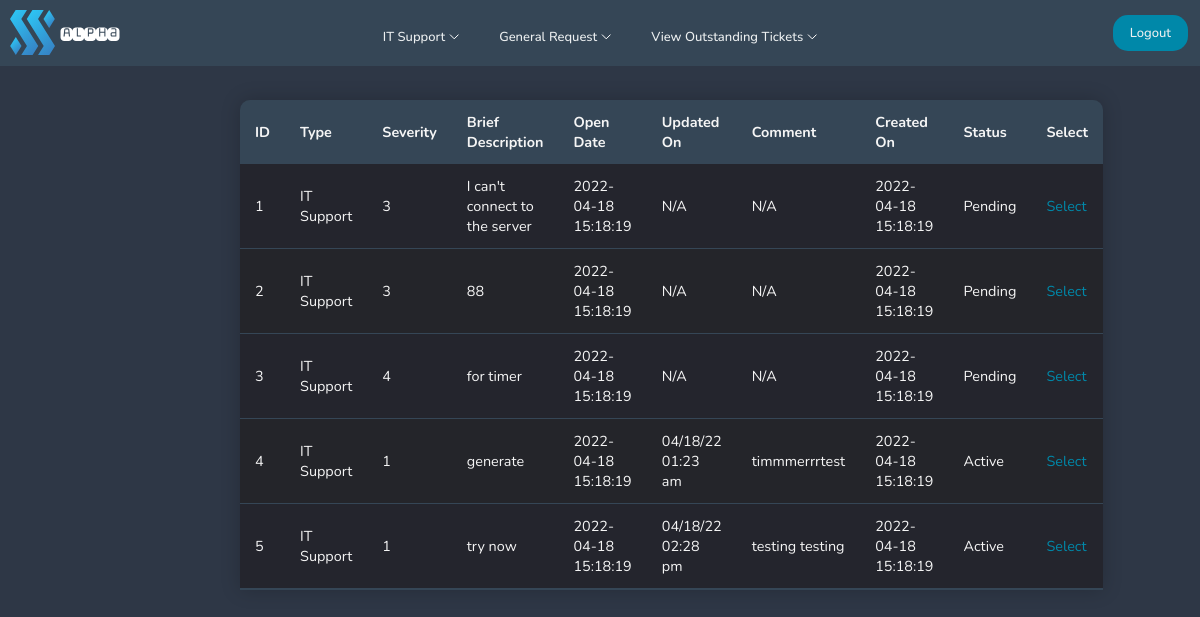
/pages/user-view-it-ticket.php (signed in), run on an earlier commit of the app's database.
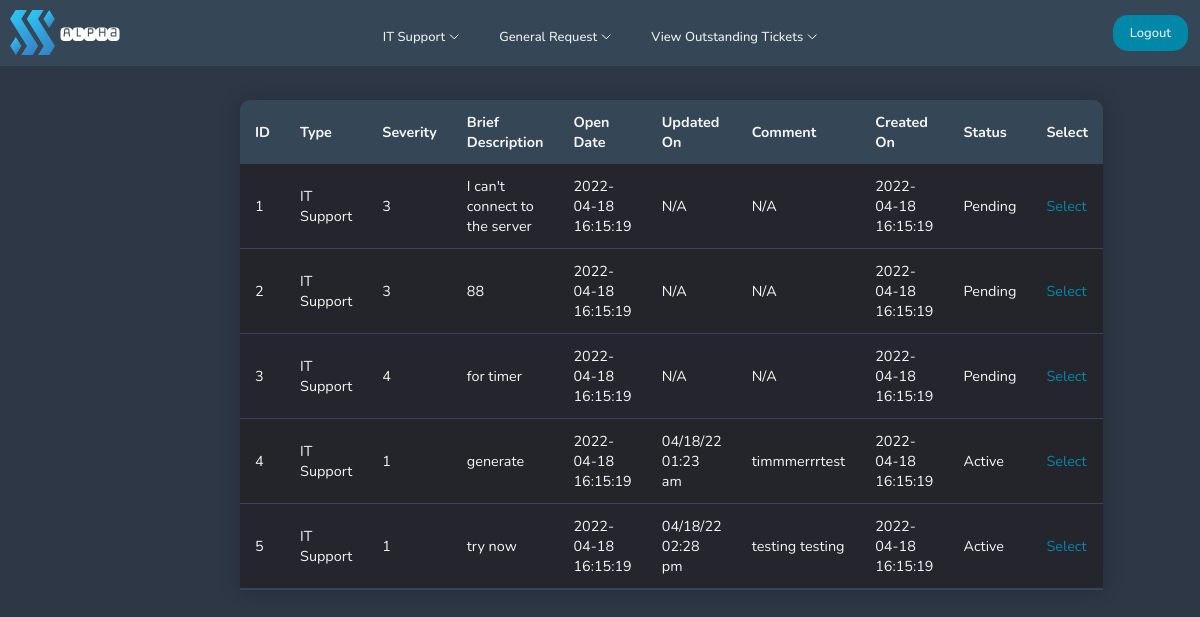
And on a later commit of the database.
### tables this page shows
CREATE TABLE "itticket" (
	"id"	INTEGER,
	"user"	INTEGER,
	"type"	TEXT,
	"severity"	TEXT,
	"brief"	INTEGER,
	"full"	TEXT,
	"createdon"	TEXT,
	"status"	TEXT,
	"comment"	TEXT,
	"updatedon"	TEXT,
	PRIMARY KEY("id"),
	FOREIGN KEY("severity") REFERENCES "itsupportservices"("id")
);

### pages/user-view-it-ticket.php (the view, shortened to what this page needs)
<!DOCTYPE html>
<html lang="en">
<head>
    <?php include'../navigation/userdashnavbar.php';
    require ('../config/dbcon.php'); ?>
    <link rel="stylesheet" href="../navigation/userdashnavbar.css">
    <link rel="stylesheet" href="../css/admintickettable.css">
    <link rel="stylesheet" href="../css/user-select-button.css">
</head>
<body bgcolor="#2E3746">
    <?php
    $user = $_SESSION['id'];
    $query = "SELECT * FROM itticket where user = $user";
    $statement = $conn->prepare($query);
    $statement->execute();
    $statement->setFetchMode(PDO::FETCH_OBJ);
    $result = $statement->fetchAll();
    ?>
    <table class="ticket-table">
        <thead>
        <tr>
            <th>ID</th>
            <th>Type</th>
            <th>Severity</th>
            <th>Brief Description</th>
            <th>Open Date</th>
            <th>Updated On</th>
            <th>Comment</th>
            <th>Created On</th>
            <th>Status</th>
            <th>Select</th>
        </tr>
        </thead>
        <?php foreach($result as $data) { ?>
            <tr>
                <td><?= $data->id; ?> </td>
                <td><?= $data->type; ?> </td>
                <td><?= $data->severity; ?> </td>
                <td><?= $data->brief; ?> </td>
                <td><?= $data->createdon ?> </td>
                <td><?= $data->updatedon; ?> </td>
                <td><?= $data->comment; ?> </td>
                <td><?= $data->createdon; ?> </td>
                <td><?= $data->status; ?> </td>
                <td>
                    <a style="text-decoration: none;" href="../pages/user-select-it-ticket.php?id=<?= $data->id; ?>" class="selectbutton">Select</a>
                </td>
            </tr>
            <?php
        }
        ?>
    </table>
</body>
</html>

### navigation/userdashnavbar.php (shortened to what this page needs)
<!DOCTYPE html>
    <head>
        <link rel="stylesheet" href="navigation/userdashnavbar.css">
    </head>
    <body>
        <header>
            <a class="logo" href="/"><img src="../images/logo.svg" width="45" height="45" alt="logo"></a>
            <a class="logo2" href="/"><img src="../images/alpha.svg" width="60" height="60" alt="logo"></a>
            <nav>
                <ul class="nav__links">
                    <li><a href="../pages/user-create-it.php">IT Support</a></li>
                    <li><a href="../pages/user-create-request.php">General Request</a></li>
                    <li><a class="viewticketbutton" href="../pages/user-ticket-type-selection.php">View Outstanding Tickets</a></li>
                </ul>
            </nav>
            <a class="cta" href="../pages/home.php">Logout</a>
        </header>
    </body>
</html>

### navigation/userdashnavbar.css (style rules this page uses)
* { box-sizing: border-box; margin: 0; padding: 0; }
header { width: 100%; top: 0; left: 0; position: fixed; z-index: 100; padding: 20px 10%; background-color: #354656 ; }
.logo { position: fixed; top: 10px; left: 10px; z-index: 9999; }
.logo2 { position: fixed; top: 4px; left: 60px; }
.nav__links a, .cta, .overlay__content a { display: flex; justify-content: center; font-family: "Nunito", sans-serif; font-size: small; font-weight: 500; color: #edf0f1; text-decoration: none; }
.nav__links a::after { content: url("../images/arrowdown.svg"); margin-left: 4px; }
.nav__links { list-style: none; display: flex; justify-content: center; padding-top: 8px; }
.nav__links li { padding: 0px 20px; }
.nav__links li a { transition: color 0.3s ease 0s; }
.cta { position: fixed; top: 15px; right: 12px; z-index: 9999; padding: 9px 17px; background-color: rgba(0, 136, 169, 1); border: none; border-radius: 15px; cursor: pointer; transition: background-color 0.3s ease 0s; }

### css/admintickettable.css (style rules this page uses)
* { box-sizing: border-box; font-family: "Nunito", sans-serif; }
.ticket-table { table-layout: fixed; margin-top: 100px; margin-left: 20%; margin-right: auto; margin-bottom: 0px; font-size: 0.9em; min-width: 70%; max-width: 70%; border-collapse: collapse; border-radius: 10px 10px 0 0; box-shadow: 0 0 20px rgba(0, 0 ,0, 0.20); overflow: hidden; }
.ticket-table thead tr { background-color: #354656; color: whitesmoke; text-align: left; font-weight: bold; }
.ticket-table th, .ticket-table td { max-width:180px; word-wrap:break-word; padding: 12px 15px; }
.ticket-table tbody tr { border-bottom: 1px solid #354656; color: whitesmoke; }
.ticket-table tbody tr:nth-of-type(even) { background-color: #24252a; }
.ticket-table tbody tr:nth-of-type(odd) { background-color: #24252d; }
.ticket-table tbody tr:last-of-type { border-bottom: 2px solid #354656; }
.ticket-table a { text-decoration : none; color: #0088a9; transition: color 0.3s ease 0s; }

### css/user-select-button.css (style rules this page uses)
.selectbutton { text-decoration : none; color: #0088a9; transition: color 0.3s ease 0s; }

What changed in the data, as far as the page shows it:
changed itticket "I can't connect to the server": createdon "2022-04-18 15:18:19" → "2022-04-18 16:15:19"
changed itticket id 2: createdon "2022-04-18 15:18:19" → "2022-04-18 16:15:19"
changed itticket "for timer": createdon "2022-04-18 15:18:19" → "2022-04-18 16:15:19"
changed itticket "generate": createdon "2022-04-18 15:18:19" → "2022-04-18 16:15:19"
changed itticket "try now": createdon "2022-04-18 15:18:19" → "2022-04-18 16:15:19"
